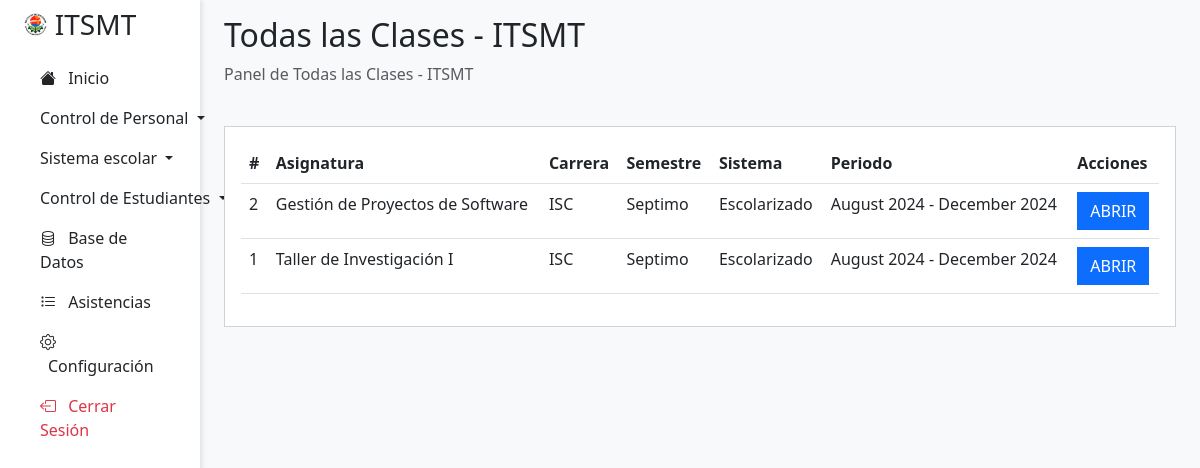
Before: /view/asistencias/ (signed in) with the older database file.
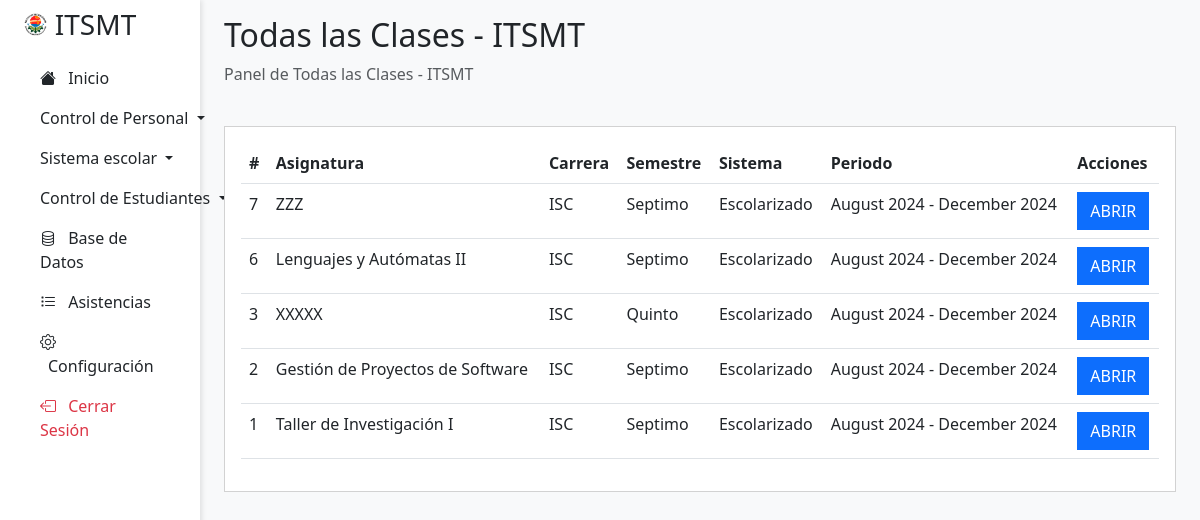
After: the same page with the newer database file.
### tables this page shows
CREATE TABLE `clases` (
  `id` int(11) NOT NULL AUTO_INCREMENT,
  `profesor_id` int(11) NOT NULL,
  `asignatura_id` varchar(10) NOT NULL,
  `carrera_id` varchar(10) NOT NULL,
  `semestre_id` int(11) NOT NULL,
  `sistema_id` int(11) NOT NULL,
  `periodo_id` int(11) NOT NULL,
  `salon_id` varchar(10) NOT NULL,
  `activo` tinyint(1) NOT NULL DEFAULT 1,
  PRIMARY KEY (`id`),
  KEY `profesor_id` (`profesor_id`,`asignatura_id`,`carrera_id`,`semestre_id`,`sistema_id`,`periodo_id`,`salon_id`),
  KEY `asignatura_id` (`asignatura_id`),
  KEY `carrera_id` (`carrera_id`),
  KEY `semestre_id` (`semestre_id`),
  KEY `sistema_id` (`sistema_id`),
  KEY `periodo_id` (`periodo_id`),
  KEY `salon_id` (`salon_id`),
  CONSTRAINT `clases_ibfk_1` FOREIGN KEY (`profesor_id`) REFERENCES `usuarios` (`id`) ON DELETE CASCADE ON UPDATE CASCADE,
  CONSTRAINT `clases_ibfk_2` FOREIGN KEY (`asignatura_id`) REFERENCES `asignaturas` (`id`) ON DELETE CASCADE ON UPDATE CASCADE,
  CONSTRAINT `clases_ibfk_3` FOREIGN KEY (`carrera_id`) REFERENCES `carreras` (`id`) ON DELETE CASCADE ON UPDATE CASCADE,
  CONSTRAINT `clases_ibfk_4` FOREIGN KEY (`semestre_id`) REFERENCES `semestres` (`id`) ON DELETE CASCADE ON UPDATE CASCADE,
  CONSTRAINT `clases_ibfk_5` FOREIGN KEY (`sistema_id`) REFERENCES `sistemas` (`id`) ON DELETE CASCADE ON UPDATE CASCADE,
  CONSTRAINT `clases_ibfk_6` FOREIGN KEY (`periodo_id`) REFERENCES `periodos` (`id`) ON DELETE CASCADE ON UPDATE CASCADE,
  CONSTRAINT `clases_ibfk_7` FOREIGN KEY (`salon_id`) REFERENCES `salones` (`id`) ON DELETE CASCADE ON UPDATE CASCADE
);

CREATE TABLE `asignaturas` (
  `id` varchar(10) NOT NULL,
  `nombre_asignatura` varchar(50) NOT NULL,
  PRIMARY KEY (`id`)
);

CREATE TABLE `semestres` (
  `id` int(11) NOT NULL AUTO_INCREMENT,
  `nombre_semestre` varchar(20) NOT NULL,
  PRIMARY KEY (`id`)
);

CREATE TABLE `sistemas` (
  `id` int(11) NOT NULL AUTO_INCREMENT,
  `nombre_sistema` varchar(50) NOT NULL,
  PRIMARY KEY (`id`)
);

CREATE TABLE `periodos` (
  `id` int(11) NOT NULL AUTO_INCREMENT,
  `fecha_inicio` date NOT NULL,
  `fecha_fin` date NOT NULL,
  `activo` tinyint(1) NOT NULL,
  PRIMARY KEY (`id`)
);

### view/asistencias/index.php (the view, shortened to what this page needs)
<?php
include_once __DIR__ . "../../../php/conexion.php";
$titulo = "Todas las Clases - " . SIGLAS;
include_once __DIR__ . "../../layout/header.php";
?>
<div class="col-md-9 col-lg-10 ms-sm-auto px-4 main-content">
    <div class="d-flex justify-content-between flex-wrap flex-md-nowrap align-items-center pt-3 pb-2 mb-3">
        <div>
            <h1 class="h2"><?= $titulo ?></h1>
            <p class="text-muted">Panel de <?= $titulo ?></p>
        </div>
    </div>
    <div class="card mb-4 p-3 rounded-0">
        <div class="table-responsive">
            <table class="table table-hover" id="tabla-clases">
                <thead>
                    <tr>
                        <th>#</th>
                        <th>Asignatura</th>
                        <th>Carrera</th>
                        <th>Semestre</th>
                        <th>Sistema</th>
                        <th>Periodo</th>
                        <th>Acciones</th>
                    </tr>
                </thead>
                <tbody>
                    <?php
                    $mysqli = $conexion->query("SELECT c.id, a.nombre_asignatura, c.carrera_id, s.nombre_semestre, si.nombre_sistema, p.fecha_inicio, p.fecha_fin FROM clases c
                                    INNER JOIN asignaturas a ON c.asignatura_id = a.id
                                    INNER JOIN semestres s ON c.semestre_id = s.id
                                    INNER JOIN sistemas si ON c.sistema_id = si.id
                                    INNER JOIN periodos p ON c.periodo_id = p.id
                                    ORDER BY c.id DESC");
                    while ($dato = $mysqli->fetch_object()) : ?>
                        <tr>
                            <td><?= $dato->id ?></td>
                            <td><?= $dato->nombre_asignatura ?></td>
                            <td><?= $dato->carrera_id ?></td>
                            <td><?= $dato->nombre_semestre ?></td>
                            <td><?= $dato->nombre_sistema ?></td>
                            <td><?= ucfirst(strftime('%B %Y', strtotime($dato->fecha_inicio))) ?> - <?= ucfirst(strftime('%B %Y', strtotime($dato->fecha_fin))) ?></td>
                            <td>
                                <a class="btn btn-primary rounded-0 text-uppercase" href="<?= URL_RAIZ ?>view/asistencias/ver-meses.php?id=<?= $dato->id ?>">Abrir</a>
                            </td>
                        </tr>
                    <?php endwhile; ?>
                </tbody>
            </table>
        </div>
    </div>
</div>
<?php include_once __DIR__ . "../../layout/footer.php"; ?>

### view/layout/header.php (shortened to what this page needs)
<!DOCTYPE html>
<html lang="es">
<head>
    <link href="https://cdn.jsdelivr.net/npm/bootstrap@5.3.0/dist/css/bootstrap.min.css" rel="stylesheet">
    <link rel="stylesheet" href="https://cdn.jsdelivr.net/npm/bootstrap-icons@1.11.0/font/bootstrap-icons.css">
    <link href="https://cdn.datatables.net/v/dt/dt-2.1.8/datatables.min.css" rel="stylesheet">
    <link rel="stylesheet" href="<?= URL_RAIZ ?>css/main.css">
</head>
<body class="bg-light">
    <div class="container-fluid">
        <div class="row">
            <div class="col-auto col-md-3 col-lg-2 px-sm-2 px-0 sidebar">
                <div class="d-flex flex-column align-items-center align-items-sm-start px-3 pt-2">
                    <h3 class="d-flex align-items-center pb-3 mb-md-0 text-decoration-none">
                        <img class="me-2" width="15%" src="<?= URL_RAIZ ?>img/logo_itsmt.png" alt="LOGO_ITSMT"><?= SIGLAS ?>
                    </h3>
                    <ul class="nav nav-pills flex-column mb-sm-auto mb-0 align-items-center align-items-sm-start w-100">
                        <li class="nav-item">
                            <a href="<?= URL_RAIZ ?>view/home/" class="nav-link text-dark">
                                <i class="bi bi-house-fill"></i>
                                <span class="ms-2">Inicio</span>
                            </a>
                        </li>
                        <?php if ($_SESSION["usuario"]["role_id"] == 1): ?>
                            <li class="nav-item dropdown">
                                <button class="nav-link text-dark dropdown-toggle" data-bs-toggle="dropdown" aria-expanded="false">
                                    Control de Personal
                                </button>
                            </li>
                            <li class="nav-item dropdown">
                                <button class="nav-link text-dark dropdown-toggle" data-bs-toggle="dropdown" aria-expanded="false">
                                    Sistema escolar
                                </button>
                            </li>
                            <li class="nav-item dropdown">
                                <button class="nav-link text-dark dropdown-toggle" data-bs-toggle="dropdown" aria-expanded="false">
                                    Control de Estudiantes
                                </button>
                            </li>
                            <li class="nav-item">
                                <a href="<?= URL_RAIZ ?>view/backup/" class="nav-link text-dark">
                                    <i class="bi bi-database"></i>
                                    <span class="ms-2">Base de Datos</span>
                                </a>
                            </li>
                        <?php endif ?>
                        <?php if ($_SESSION["usuario"]["role_id"] == 1 or $_SESSION["usuario"]["role_id"] == 3): ?>
                            <li class="nav-item">
                                <a href="<?= URL_RAIZ ?>view/asistencias/" class="nav-link text-dark">
                                    <i class="bi bi-list-task"></i>
                                    <span class="ms-2">Asistencias</span>
                                </a>
                            </li>
                        <?php endif ?>
                        <li class="nav-item">
                            <a href="<?= URL_RAIZ ?>view/configuracion/" class="nav-link text-dark">
                                <i class="bi bi-gear"></i>
                                <span class="ms-2">Configuración</span>
                            </a>
                        </li>
                        <li class="nav-item">
                            <a href="<?= URL_RAIZ ?>php/auth/cerrar_sesion.php" class="nav-link text-danger">
                                <i class="bi bi-box-arrow-left"></i>
                                <span class="ms-2">Cerrar Sesión</span>
                            </a>
                        </li>
                    </ul>
                </div>
            </div>

### view/layout/footer.php (shortened to what this page needs)
</div>
</div>
</body>
</html>

### css/main.css (style rules this page uses)
.sidebar { height: 100vh; position: fixed; background: #ffffff; box-shadow: 2px 0 5px rgba(0, 0, 0, 0.1); }

Changed rows visible on the page:
added clases: id "7", asignatura.nombre_asignatura "ZZZ", carrera "ISC", semestre.nombre_semestre "Septimo", sistema.nombre_sistema "Escolarizado", periodo.fecha_inicio "August 2024", periodo.fecha_fin "December 2024"
added clases: id "6", asignatura.nombre_asignatura "Lenguajes y Autómatas II", carrera "ISC", semestre.nombre_semestre "Septimo", sistema.nombre_sistema "Escolarizado", periodo.fecha_inicio "August 2024", periodo.fecha_fin "December 2024"
added clases: id "3", asignatura.nombre_asignatura "XXXXX", carrera "ISC", semestre.nombre_semestre "Quinto", sistema.nombre_sistema "Escolarizado", periodo.fecha_inicio "August 2024", periodo.fecha_fin "December 2024"
